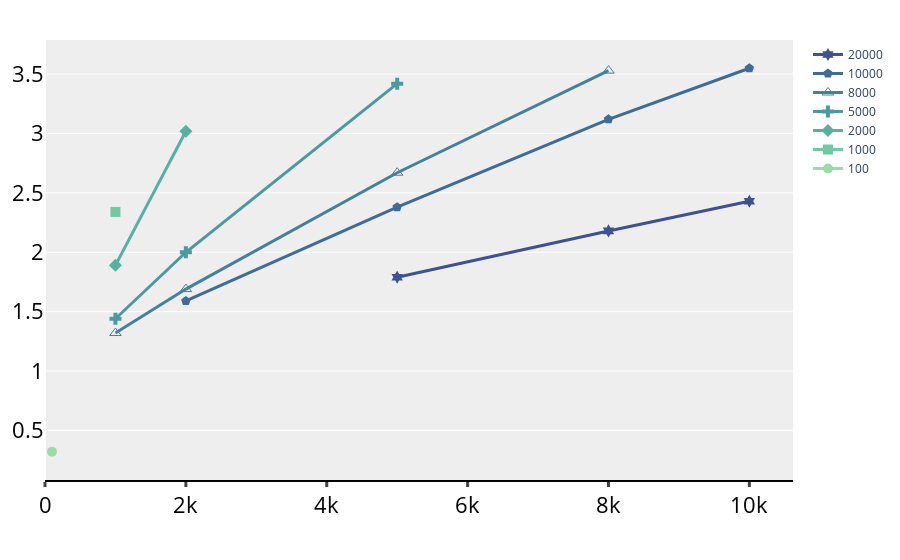

Source (notebook cell):
### Code cell
# L1-dcache-load-misses	
fig = go.Figure()
ploted_edge=[100,1000,2000,5000,8000,10000,20000]
for idx, e in enumerate(ploted_edge):
    same_e = res.loc[res['#E'] == e]
    fig.add_trace(go.Scatter(x=same_e["#V"], y=same_e["L1-dcache-load-misses"], name=f"{e}",
                             mode='lines+markers', marker=dict(symbol=marker_symbols[idx],size=10),
                             line=dict(color=colors[idx], width=3)))

fig.update_layout(xaxis=dict(showline=True, showgrid=False, rangemode="tozero",
                             linecolor='rgb(0, 0, 0)', linewidth=2,
                             tickwidth=3, tickfont=num_font, ticks='outside'),
                  yaxis=dict(tickfont=num_font, zeroline=False, showticklabels=True,
                             showline=False),
                  showlegend=True,legend=dict(traceorder="reversed"),
                #   legend=dict(borderwidth=1, bordercolor="#eeeeee",
                #               x=0.76, y=0.9, traceorder="reversed", 
                #               font=default_font),
                  margin=dict(autoexpand=True, l=40, r=20, t=40),
                  plot_bgcolor="#eeeeee"
                  )
fig.show()
fig.write_image("baseline_L1-dcache-load-misses.pdf")

### Figure 1 — Plotly figure (JSON) as saved in the notebook; plotly's stock layout.template omitted (floating-point values rounded to 4 significant figures)
{"data": [{"line": {"color": "rgb(156, 219, 165)", "width": 3}, "marker": {"size": 10, "symbol": "circle"}, "mode": "lines+markers", "name": "100", "type": "scatter", "x": [100], "y": ["    0.32"]}, {"line": {"color": "rgb(111, 201, 163)", "width": 3}, "marker": {"size": 10, "symbol": "square"}, "mode": "lines+markers", "name": "1000", "type": "scatter", "x": [1000], "y": ["    2.34"]}, {"line": {"color": "rgb(86, 177, 163)", "width": 3}, "marker": {"size": 10, "symbol": "diamond"}, "mode": "lines+markers", "name": "2000", "type": "scatter", "x": [1000, 2000], "y": ["    1.89", "    3.02"]}, {"line": {"color": "rgb(76, 153, 160)", "width": 3}, "marker": {"size": 10, "symbol": "cross"}, "mode": "lines+markers", "name": "5000", "type": "scatter", "x": [1000, 2000, 5000], "y": ["    1.44", "    2.00", "    3.42"]}, {"line": {"color": "rgb(68, 130, 155)", "width": 3}, "marker": {"size": 10, "symbol": "triangle-up-open"}, "mode": "lines+markers", "name": "8000", "type": "scatter", "x": [1000, 2000, 5000, 8000], "y": ["    1.32", "    1.69", "    2.67", "    3.53"]}, {"line": {"color": "rgb(62, 108, 150)", "width": 3}, "marker": {"size": 10, "symbol": "pentagon"}, "mode": "lines+markers", "name": "10000", "type": "scatter", "x": [2000, 5000, 8000, 10000], "y": ["    1.59", "    2.38", "    3.12", "    3.55"]}, {"line": {"color": "rgb(62, 82, 143)", "width": 3}, "marker": {"size": 10, "symbol": "hexagram"}, "mode": "lines+markers", "name": "20000", "type": "scatter", "x": [5000, 8000, 10000], "y": ["    1.79", "    2.18", "    2.43"]}], "layout": {"legend": {"traceorder": "reversed"}, "margin": {"autoexpand": true, "l": 40, "r": 20, "t": 40}, "plot_bgcolor": "#eeeeee", "showlegend": true, "xaxis": {"linecolor": "rgb(0, 0, 0)", "linewidth": 2, "rangemode": "tozero", "showgrid": false, "showline": true, "tickfont": {"color": "#000000", "size": 22}, "ticks": "outside", "tickwidth": 3}, "yaxis": {"showline": false, "showticklabels": true, "tickfont": {"color": "#000000", "size": 22}, "zeroline": false}}}
